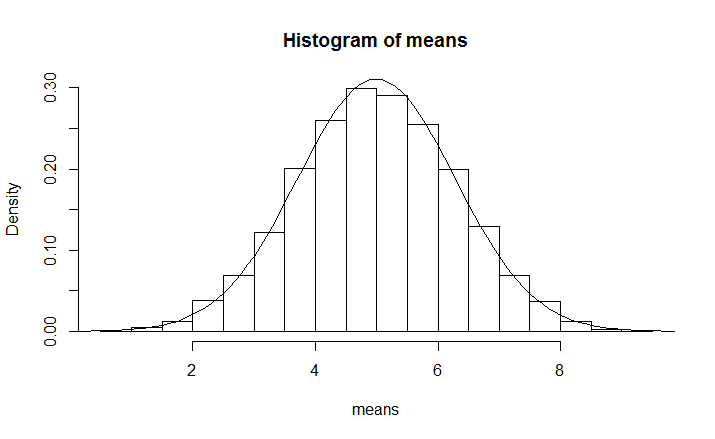

R code for this plot:
> hist(runif(10000)*10,main="")
> means <- numeric(10000)
> for ( i in 1:10000) {
  + means[i] <- mean(runif(5)*10)
  + }
> hist(means,freq=FALSE)
> mean(means)
[1] 4.997201
> sd(means)
[1] 1.283548
> xv <- seq(0,10,0.1)
> yv <- dnorm(xv,mean=mean(means),sd=sd(means))
> lines(xv,yv)
